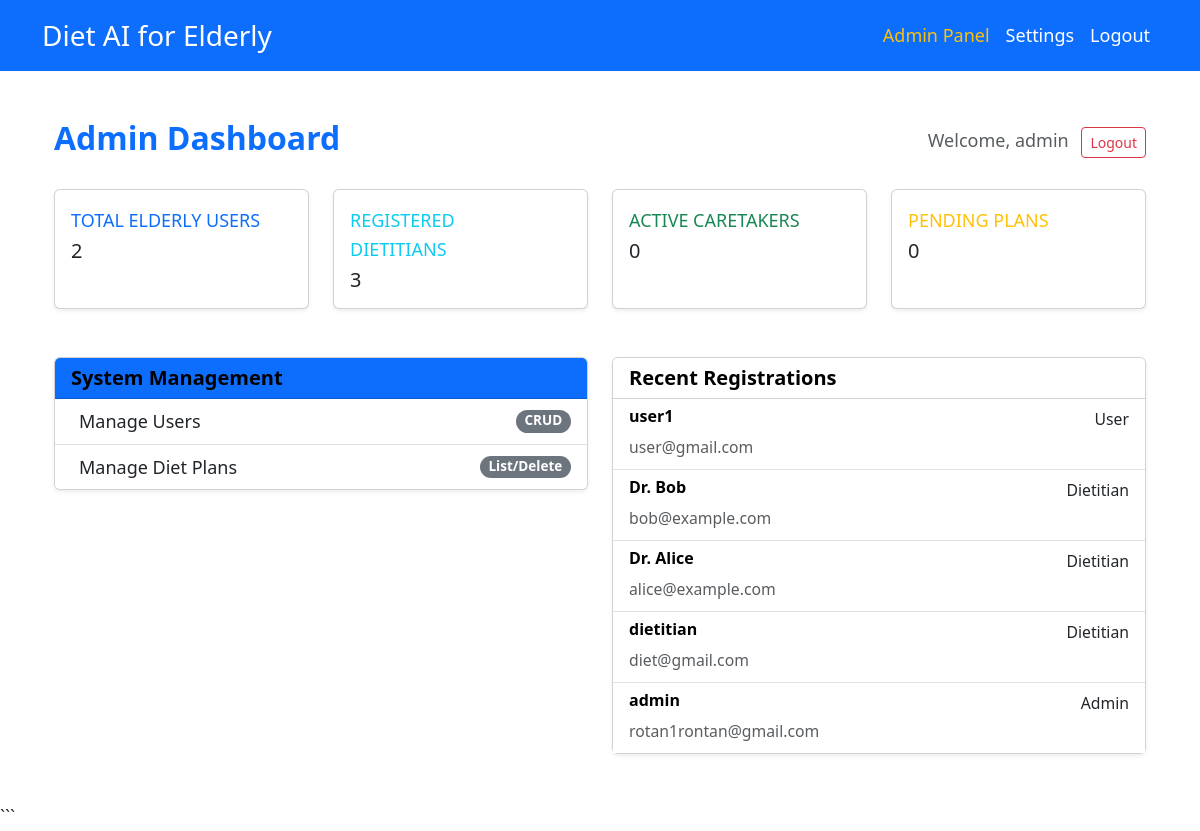
Before: /pages/admin/dashboard.php (signed in) with the older database file.
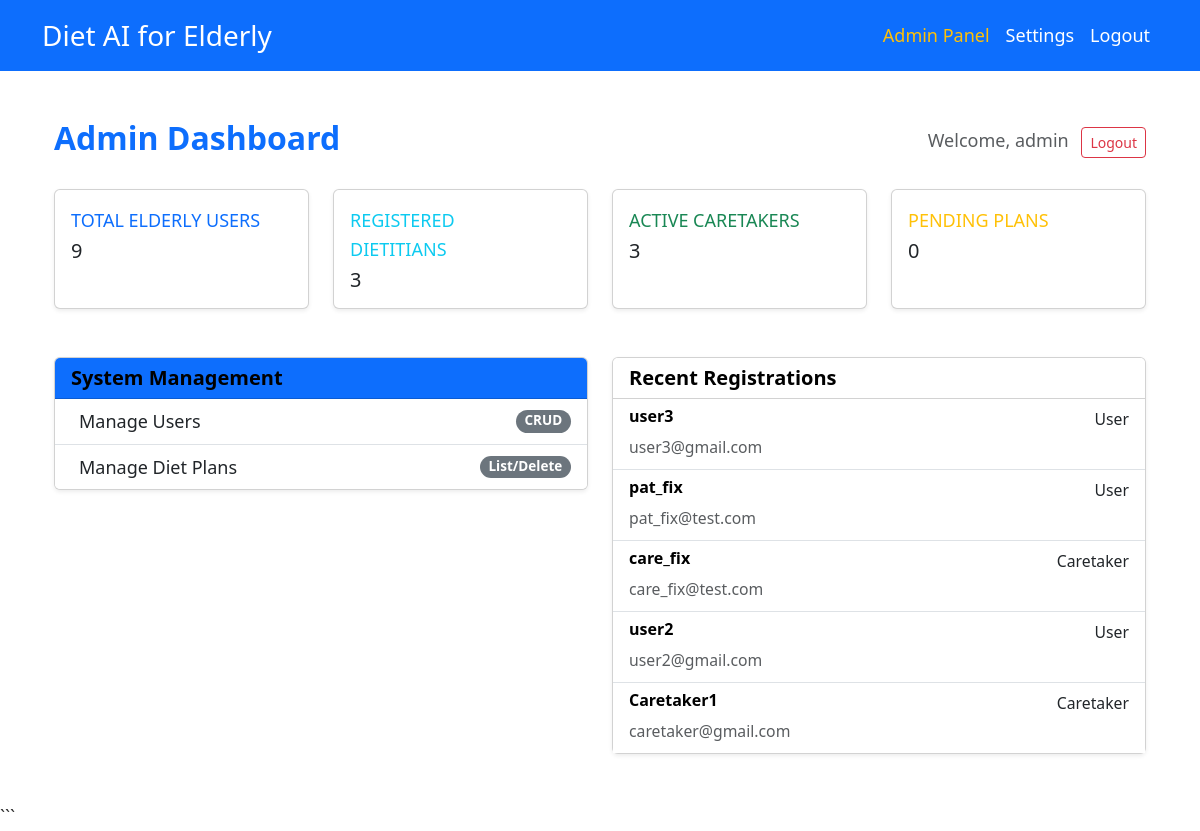
After: the same page with the newer database file.
### tables this page shows
CREATE TABLE `users` (
  `userID` varchar(50) NOT NULL,
  `name` varchar(100) NOT NULL,
  `username` varchar(50) NOT NULL,
  `password` varchar(255) NOT NULL,
  `email` varchar(100) NOT NULL,
  `phoneNo` varchar(20) NOT NULL,
  `age` int(11) NOT NULL,
  `gender` enum('Male','Female','Other') NOT NULL,
  `role` enum('Admin','Dietitian','User','Caretaker') NOT NULL
);

### includes/auth.php (called while the page is built, shortened)
<?php
function getCurrentUser()
{
    require_once __DIR__ . '/../classes/User.php';
    require_once __DIR__ . '/../classes/SubUsers.php';
    $stmt = $pdo->prepare("SELECT * FROM users WHERE userID = ?");
    $stmt->execute([$_SESSION['user_id']]);
    $data = $stmt->fetch(PDO::FETCH_ASSOC);
    if ($data) {
        switch ($data['role']) {
            case 'Admin':
                return new Admin($pdo, $data);
        }
    }
    return null;
}
?>

### classes/User.php (called while the page is built, shortened)
<?php
class User implements UserStrategy
{
    public function __construct($pdo, $data = null)
    {
        if ($data) {
            $this->name = $data['name'] ?? '';
        }
    }
}
?>

### pages/admin/dashboard.php (the view, shortened to what the changed rows need)
<?php
require_once '../../includes/auth.php';
require_once '../../includes/db.php';
$user = getCurrentUser();
include '../../includes/header.php';
$stmt = $pdo->query("SELECT COUNT(*) FROM elderly");
$totalElderly = $stmt->fetchColumn();
$stmt = $pdo->query("SELECT COUNT(*) FROM caretakers");
$totalCaretakers = $stmt->fetchColumn();
?>
<div class="container-fluid py-4">
    <div class="d-flex justify-content-between align-items-center mb-4">
        <h2 class="text-primary"><i class="bi bi-shield-lock"></i> Admin Dashboard</h2>
        <div>
            <span class="text-muted me-2">Welcome, <?= htmlspecialchars($user->name) ?></span>
            <a href="../logout.php" class="btn btn-outline-danger btn-sm">Logout</a>
        </div>
    </div>
    <div class="row g-4 mb-5">
        <div class="col-md-3">
            <div class="card shadow-sm border-left-primary h-100">
                <div class="card-body">
                    <div class="row no-gutters align-items-center">
                        <div class="col mr-2">
                            <div class="text-xs font-weight-bold text-primary text-uppercase mb-1">Total Elderly Users
                            </div>
                            <div class="h5 mb-0 font-weight-bold text-gray-800"><?= $totalElderly ?></div>
                        </div>
                    </div>
                </div>
            </div>
        </div>
        <div class="col-md-3">
            <div class="card shadow-sm border-left-success h-100">
                <div class="card-body">
                    <div class="row no-gutters align-items-center">
                        <div class="col mr-2">
                            <div class="text-xs font-weight-bold text-success text-uppercase mb-1">Active Caretakers
                            </div>
                            <div class="h5 mb-0 font-weight-bold text-gray-800"><?= $totalCaretakers ?></div>
                        </div>
                    </div>
                </div>
            </div>
        </div>
    </div>
    <div class="row">
        <div class="col-md-6 mb-4">
            <div class="card shadow-sm">
                <div class="card-body p-0">
                    <ul class="list-group list-group-flush">
                        <?php
                        $stmt = $pdo->query("SELECT name, role, email FROM users ORDER BY userID DESC LIMIT 5");
                        while ($u = $stmt->fetch()):
                            ?>
                            <li class="list-group-item">
                                <div class="d-flex w-100 justify-content-between">
                                    <h6 class="mb-1"><?= htmlspecialchars($u['name']) ?></h6>
                                    <small><?= $u['role'] ?></small>
                                </div>
                                <small class="text-muted"><?= htmlspecialchars($u['email']) ?></small>
                            </li>
                        <?php endwhile; ?>
                    </ul>
                </div>
            </div>
        </div>
    </div>
</div>
<?php include '../../includes/footer.php'; ?>

Changed rows visible on the page:
no longer on one of the page's lists (row unchanged): users: name "admin", role "Admin", email "rotan1rontan@gmail.com"
no longer on this page (row unchanged): users: name "user1", role "User", email "user@gmail.com"
no longer on this page (row unchanged): users: name "Dr. Bob", role "Dietitian", email "bob@example.com"
no longer on this page (row unchanged): users: name "Dr. Alice", role "Dietitian", email "alice@example.com"
no longer on this page (row unchanged): users: name "dietitian", role "Dietitian", email "diet@gmail.com"
added users: name "user3", role "User", email "user3@gmail.com"
added users: name "pat_fix", role "User", email "pat_fix@test.com"
added users: name "care_fix", role "Caretaker", email "care_fix@test.com"
added users: name "user2", role "User", email "user2@gmail.com"
added users: name "Caretaker1", role "Caretaker", email "caretaker@gmail.com"
Other visible differences:
$totalElderly: "2" → "9"
$totalCaretakers: "0" → "3"
